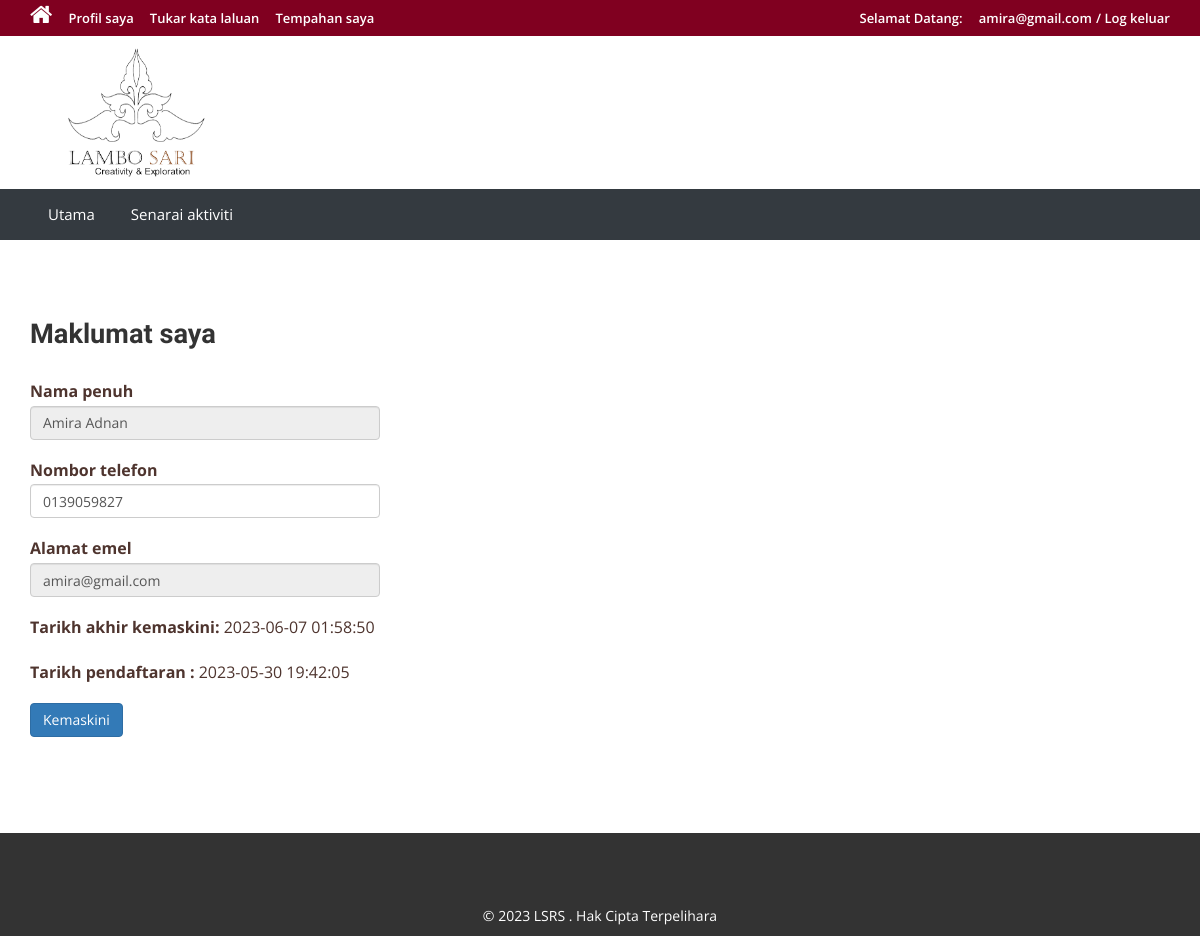
The app's page /profile.php (signed in), older data.
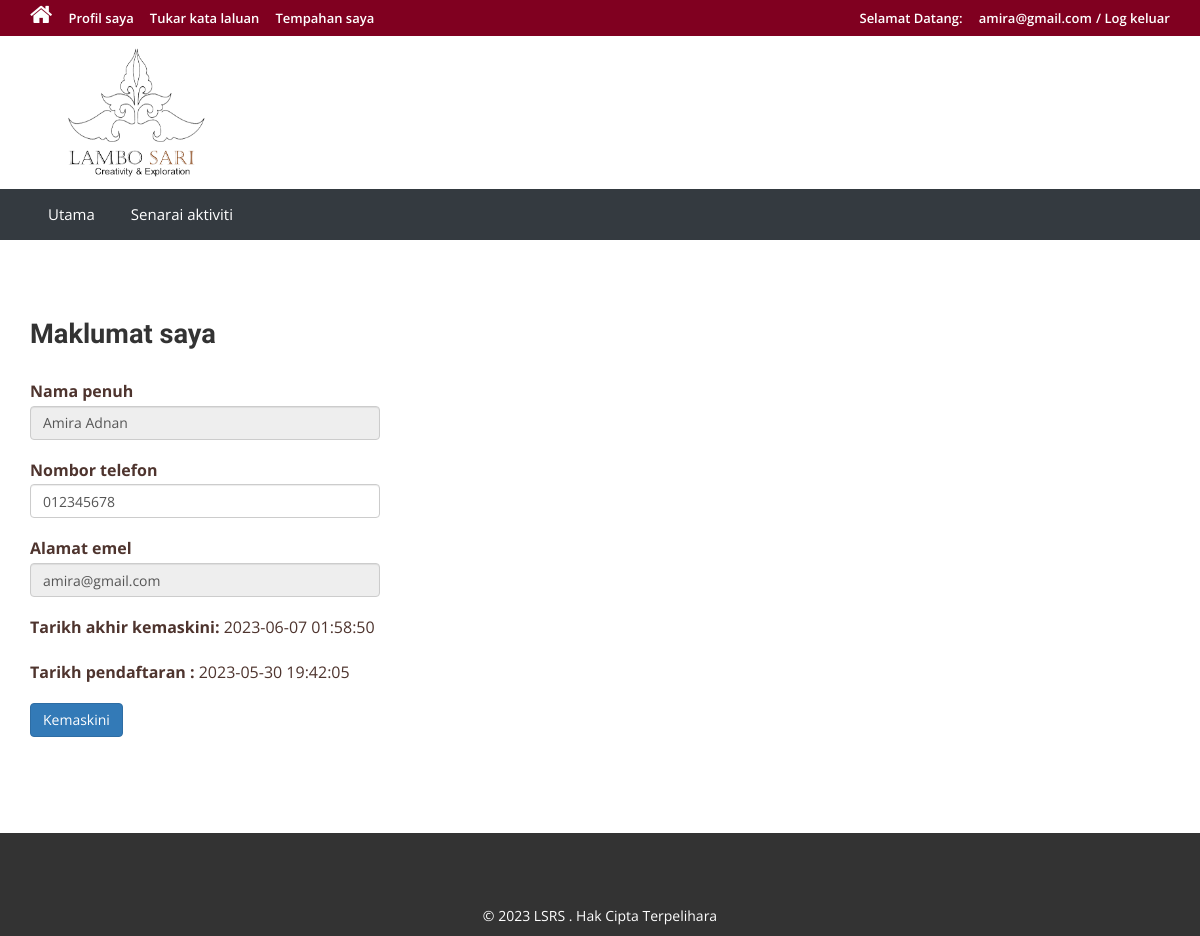
The same page, newer data.
### tables this page shows
CREATE TABLE `customers` (
  `id` int(11) NOT NULL,
  `fullName` varchar(100) DEFAULT NULL,
  `mobileNumber` varchar(15) DEFAULT NULL,
  `emailId` varchar(70) DEFAULT NULL,
  `password` varchar(100) DEFAULT NULL,
  `regDate` timestamp NULL DEFAULT current_timestamp(),
  `updationDate` timestamp NULL DEFAULT NULL ON UPDATE current_timestamp()
);

### profile.php (the view, shortened to what this page needs)
<?php
if (strlen($_SESSION['login']) == 0) {
	header('location:reservation.php');
} else {
	?>
	<!DOCTYPE HTML>
	<html>
	<head>
		<link href="css/bootstrap.css" rel='stylesheet' type='text/css' />
		<link href="css/style.css" rel='stylesheet' type='text/css' />
		<link href="css/font-awesome.css" rel="stylesheet">
		<link href="css/animate.css" rel="stylesheet" type="text/css" media="all">
	</head>
	<body>
		<div class="top-header">
			<?php include('includes/header.php'); ?>
			<div class="privacy">
				<div class="container">
					<h3 class="wow fadeInDown animated animated" data-wow-delay=".5s"
						style="visibility: visible; animation-delay: 0.5s; animation-name: fadeInDown;">Maklumat saya</h3>
					<form name="chngpwd" method="post">
						<?php
						$useremail = $_SESSION['login'];
						$sql = "SELECT * from customers where emailId=:useremail";
						$query = $dbh->prepare($sql);
						$query->bindParam(':useremail', $useremail, PDO::PARAM_STR);
						$query->execute();
						$results = $query->fetchAll(PDO::FETCH_OBJ);
						if ($query->rowCount() > 0) {
							foreach ($results as $result) { ?>
								<p style="width: 350px;">
									<b>Nama penuh</b> <input type="text" name="name"
										value="<?php echo htmlentities($result->fullName); ?>" class="form-control" id="name"
										readonly>
								</p>
								<p style="width: 350px;">
									<b>Nombor telefon</b>
									<input type="number" class="form-control" name="mobileno" maxlength="10"
										value="<?php echo htmlentities($result->mobileNumber); ?>" id="mobileno" required="">
								</p>
								<p style="width: 350px;">
									<b>Alamat emel</b>
									<input type="email" class="form-control" name="email"
										value="<?php echo htmlentities($result->emailId); ?>" id="email" readonly>
								</p>
								<p style="width: 350px;">
									<b>Tarikh akhir kemaskini: </b>
									<?php echo htmlentities($result->updationDate); ?>
								</p>
								<p style="width: 350px;">
									<b>Tarikh pendaftaran :</b>
									<?php echo htmlentities($result->regDate); ?>
								</p>
							<?php }
						} ?>
						<p style="width: 350px;">
							<button type="submit" name="submit6" class="btn-primary btn">Kemaskini</button>
						</p>
					</form>
				</div>
			</div>
			<?php include('includes/footer.php'); ?>
	</body>
	</html>
<?php } ?>

### includes/header.php (shortened to what this page needs)
<?php if ($_SESSION['login']) { ?>
	<div class="top-header">
		<div class="container">
			<ul class="tp-hd-lft wow fadeInLeft animated" data-wow-delay=".5s">
				<li class="hm"><a href="reservation.php"><i class="fa fa-home"></i></a></li>
				<li class="prnt"><a href="profile.php">Profil saya</a></li>
				<li class="prnt"><a href="change-password.php">Tukar kata laluan</a></li>
				<li class="prnt"><a href="book-history.php">Tempahan saya</a></li>
			</ul>
			<ul class="tp-hd-rgt wow fadeInRight animated" data-wow-delay=".5s">
				<li class="tol">Selamat Datang:</li>
				<li class="sig">
					<?php echo htmlentities($_SESSION['login']); ?>
				</li>
				<li class="sigi"><a href="logout.php">/ Log keluar</a></li>
			</ul>
			<div class="clearfix"></div>
		</div>
	</div>
<?php } ?>
<div class="header">
	<div class="container">
		<div class="logo wow fadeInDown animated" data-wow-delay=".5s">
			<a href="reservation.php" style="display: inline-block;">
				<img src="image/header.png" alt="Logo Lambo Sari" style="max-width: 100%; height: auto; width: 200px;">
			</a>
		</div>
		<div class="clearfix"></div>
	</div>
</div>
<div class="footer-btm wow fadeInLeft animated" data-wow-delay=".5s">
	<div class="container">
		<div class="navigation">
			<nav class="navbar navbar-default">
				<div class="collapse navbar-collapse nav-wil" id="bs-example-navbar-collapse-1">
					<nav class="cl-effect-1">
						<ul class="nav navbar-nav">
							<li><a href="reservation.php">Utama</a></li>
							<li><a href="reservation.php">Senarai aktiviti</a></li>
							<div class="clearfix"></div>
						</ul>
					</nav>
				</div>
			</nav>
		</div>
	</div>
</div>

### includes/footer.php
<div class="copy-right">
	<div class="container">
		<div class="footer-social-icons wow fadeInDown animated animated" data-wow-delay=".5s" style="visibility: visible; animation-delay: 0.5s; animation-name: fadeInDown;">
			<ul>
				<li><a class="facebook" href="https://www.facebook.com/LamboSariTerengganu"><span>Facebook</span></a></li>
			</ul>
		</div>
		<p class="wow zoomIn animated animated" data-wow-delay=".5s" style="visibility: visible; animation-delay: 0.5s; animation-name: zoomIn;">© 2023 LSRS . Hak Cipta Terpelihara </p>
	</div>
</div>

### css/style.css (style rules this page uses)
.header, label, p, ul, ul.rou-secnd p { margin: 0 }
.logo a, a.off, a:hover { text-decoration: none }
body, html { font-size: 100%; background: #fff; font-family: 'Open Sans', sans-serif }
.grid_1, body a, i.icon1, i.icon2, i.icon3, i.icon4, i.icon5, i.icon6, input[type=button], input[type=submit], li.parallelogram, plan_1, plan_1.one, plan_1.two { transition: .5s; -webkit-transition: .5s; -moz-transition: .5s; -o-transition: .5s; -ms-transition: .5s }
h1, h2, h3, h4, h5, h6 { margin: 0; font-family: 'Roboto Condensed', sans-serif }
ul { padding: 0 }
.logo a { color: #800020; letter-spacing: 1px; font-size: 2em; font-weight: 400; font-family: Oswald, sans-serif; display: block }
.lock li, .rup-left a, .track-right a, .tracking-right img, ul.ste1 li, ul.tp-hd-lft li, ul.tp-hd-rgt li { display: inline-block }
i.fa.fa-home { font-size: 24px }
.top-header { background-color: #800020; border-bottom: 0; height: 36px; line-height: 35px }
.app-button, .rt-left, ul.tp-hd-lft { float: left }
li.hm, li.ned, li.prnt, li.tol, li.wrt { margin-right: 12px }
ul.tp-hd-lft a, ul.tp-hd-rgt a { font-size: 13px; font-weight: 600; color: #fff }
.close, .rt-right, ul.tp-hd-rgt { float: right }
.bus, .logo { float: left }
ul.tp-hd-rgt li { font-size: 13px; font-weight: 600; color: #fff }
.header { background-color: #fff; padding: 10px 0 8px }
.logo { margin-right: 60px }
.about, .activity, .agent, .banner-bottom, .blog, .contact, .details, .faq, .mobile-app, .offers-1, .privacy, .routes, .rupes, .terms, .track, .tracking { padding: 5em 0 }
.copy-right, .footer-btm { padding: .5em 0; text-align: center }
.footer-btm li { display: inline-block; margin: 0 10px; font-size: 14px; color: #fff }
.footer-btm li a, ul.nav.navbar-nav li a { font-size: 15px; color: #fff; display: inline-block; padding: 5px 8px }
.footer-btm { background: #343a40 }
.copy-right p { color: #fff; font-size: 14px; line-height: 1.8em }
.copy-right { background: #333333 }
.faq h2, .faq h3, .faq p, .hotel-amenit li, .hotel-police p, .privacy p, .tracking p, ul.off-mo li { line-height: 1.8em }
.privacy h3 { color: #333333; font-size: 1.7em; font-weight: 700; margin-bottom: 1em }
.faq p, .privacy p { font-size: 1em; color: #4E342E; margin: 1em 0 }
.footer-social-icons ul li { display: inline-block; margin: 0 .2em }
.footer-social-icons ul li a { width: 30px; height: 30px; display: inline-block; position: relative }
.footer-social-icons ul li a.facebook { background-position: 0 0 }
.footer-social-icons { margin: 10px 0 }
.navbar-default { background-color: #343a40 !important; border-color: #343a40 !important }
.navbar { min-height: 0 !important; margin-bottom: 0 !important; border-radius: 0 !important; border: none !important }
.navbar-collapse { padding-right: 0 !important; padding-left: 0 !important }

Row changes from the older to the newer data that the page shows:
changed customers "Amira Adnan": mobileno "0139059827" → "012345678"
